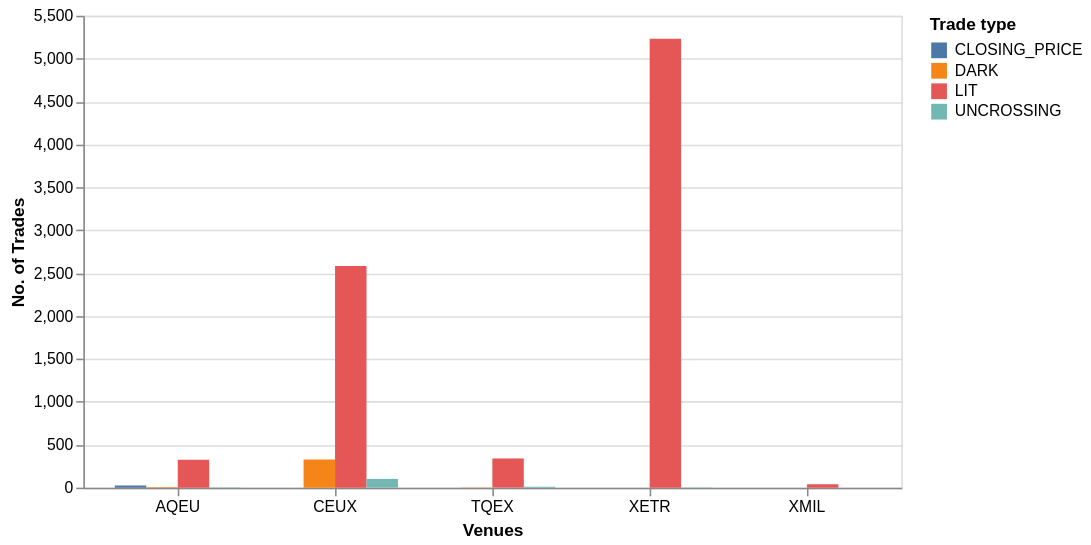

Notebook cell for this chart:
### Markdown cell above
# 3.2

### Code cell
# This also includes the orders that are not found in the LOB
alt.Chart(trades_eu.collect()).mark_bar().encode(
    x = alt.X('venue:N', axis=alt.Axis(labelAngle=0), title="Venues"),
    xOffset = 'trade_type:N',
    y=alt.Y('count():Q', title="No. of Trades"),
    color=alt.Color('trade_type:N', title="Trade type"),
    tooltip=[
        alt.Tooltip("venue:N", title="Venue"),
        alt.Tooltip("count():Q", title="No. of Trades"),
    ],
)

### Figure 1 — Vega specification as saved in the notebook (floating-point values rounded to 4 significant figures)
{"$schema": "https://vega.github.io/schema/vega/v6.json", "data": [{"name": "source_0", "values": [{"__count": 3, "trade_type": "UNCROSSING", "venue": "XETR"}, {"__count": 5233, "trade_type": "LIT", "venue": "XETR"}, {"__count": 2582, "trade_type": "LIT", "venue": "CEUX"}, {"__count": 4, "trade_type": "UNCROSSING", "venue": "AQEU"}, {"__count": 324, "trade_type": "LIT", "venue": "AQEU"}, {"__count": 38, "trade_type": "LIT", "venue": "XMIL"}, {"__count": 340, "trade_type": "LIT", "venue": "TQEX"}, {"__count": 102, "trade_type": "UNCROSSING", "venue": "CEUX"}, {"__count": 327, "trade_type": "DARK", "venue": "CEUX"}, {"__count": 7, "trade_type": "DARK", "venue": "AQEU"}, {"__count": 2, "trade_type": "DARK", "venue": "TQEX"}, {"__count": 11, "trade_type": "UNCROSSING", "venue": "TQEX"}, {"__count": 24, "trade_type": "CLOSING_PRICE", "venue": "AQEU"}]}, {"name": "source_0_x_domain_venue", "values": [{"venue": "XETR"}, {"venue": "CEUX"}, {"venue": "AQEU"}, {"venue": "XMIL"}, {"venue": "TQEX"}]}, {"name": "source_0_y_domain___count", "values": [{"min": 2, "max": 5233}]}, {"name": "source_0_xOffset_domain_trade_type", "values": [{"trade_type": "UNCROSSING"}, {"trade_type": "LIT"}, {"trade_type": "DARK"}, {"trade_type": "CLOSING_PRICE"}]}, {"name": "source_0_color_domain_trade_type", "values": [{"trade_type": "UNCROSSING"}, {"trade_type": "LIT"}, {"trade_type": "DARK"}, {"trade_type": "CLOSING_PRICE"}]}], "signals": [{"name": "x_step", "update": "20 * bandspace(domain('xOffset').length, 0, 0) / (1-0.2)"}, {"name": "width", "update": "bandspace(domain('x').length, 0.2, 0.2) * x_step"}], "marks": [{"type": "rect", "name": "marks", "from": {"data": "source_0"}, "encode": {"update": {"width": {"signal": "max(0.25, bandwidth('xOffset'))"}, "tooltip": {"signal": "{\"Venue\": isValid(datum[\"venue\"]) ? isArray(datum[\"venue\"]) ? join(datum[\"venue\"], '\\n') : datum[\"venue\"] : \"\"+datum[\"venue\"], \"No. of Trades\": format(datum[\"__count\"], \"\")}"}, "fill": {"field": "trade_type", "scale": "color"}, "y2": {"value": 0, "scale": "y"}, "y": {"field": "__count", "scale": "y"}, "x": {"field": "venue", "scale": "x", "offset": {"field": "trade_type", "scale": "xOffset"}}}}, "style": ["bar"]}], "scales": [{"name": "x", "type": "band", "domain": {"data": "source_0_x_domain_venue", "field": "venue", "sort": true}, "range": {"step": {"signal": "x_step"}}, "paddingInner": 0.2, "paddingOuter": 0.2}, {"name": "y", "type": "linear", "domain": [{"signal": "(data(\"source_0_y_domain___count\")[0] || {}).min"}, {"signal": "(data(\"source_0_y_domain___count\")[0] || {}).max"}], "range": [{"signal": "height"}, 0], "zero": true, "nice": true}, {"name": "xOffset", "type": "band", "domain": {"data": "source_0_xOffset_domain_trade_type", "field": "trade_type", "sort": true}, "range": {"step": 20}}, {"name": "color", "type": "ordinal", "domain": {"data": "source_0_color_domain_trade_type", "field": "trade_type", "sort": true}, "range": "category"}], "axes": [{"scale": "y", "maxExtent": 0, "tickCount": {"signal": "ceil(height/40)"}, "labels": false, "orient": "left", "aria": false, "ticks": false, "gridScale": "x", "minExtent": 0, "zindex": 0, "grid": true, "domain": false}, {"scale": "x", "orient": "bottom", "labelBaseline": "top", "zindex": 0, "labelAngle": 0, "title": "Venues", "grid": false}, {"scale": "y", "tickCount": {"signal": "ceil(height/40)"}, "grid": false, "title": "No. of Trades", "zindex": 0, "orient": "left", "labelOverlap": true}], "height": 300, "background": "white", "padding": 5, "style": "cell", "legends": [{"title": "Trade type", "fill": "color", "symbolType": "square"}]}
